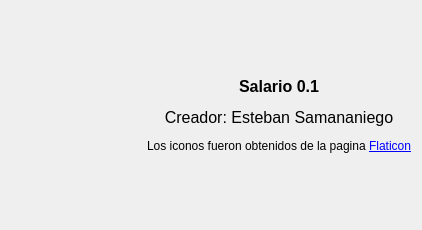
<?xml version="1.0" encoding="UTF-8"?>
<ui version="4.0">
 <class>Acerca_De</class>
 <widget class="QDialog" name="Acerca_De">
  <property name="geometry">
   <rect>
    <x>0</x>
    <y>0</y>
    <width>422</width>
    <height>230</height>
   </rect>
  </property>
  <property name="sizePolicy">
   <sizepolicy hsizetype="Fixed" vsizetype="Fixed">
    <horstretch>0</horstretch>
    <verstretch>0</verstretch>
   </sizepolicy>
  </property>
  <property name="minimumSize">
   <size>
    <width>400</width>
    <height>193</height>
   </size>
  </property>
  <property name="maximumSize">
   <size>
    <width>422</width>
    <height>230</height>
   </size>
  </property>
  <property name="windowTitle">
   <string>Acerca De</string>
  </property>
  <property name="windowIcon">
   <iconset resource="recursos.qrc">
    <normaloff>:/icono_ventana</normaloff>:/icono_ventana</iconset>
  </property>
  <layout class="QHBoxLayout" name="horizontalLayout">
   <item>
    <widget class="QWidget" name="widget" native="true">
     <property name="styleSheet">
      <string notr="true">image: url(:/icono_ventana);</string>
     </property>
    </widget>
   </item>
   <item>
    <widget class="QLabel" name="label">
     <property name="text">
      <string>&lt;html&gt;&lt;head/&gt;&lt;body&gt;&lt;p&gt;&lt;span style=&quot; font-size:12pt; font-weight:600;&quot;&gt;Salario 0.1&lt;/span&gt;&lt;/p&gt;&lt;p&gt;&lt;span style=&quot; font-size:12pt;&quot;&gt;Creador: Esteban Samananiego&lt;/span&gt;&lt;/p&gt;&lt;p&gt;&lt;span style=&quot; font-size:9pt;&quot;&gt;Los iconos fueron obtenidos de la pagina &lt;/span&gt;&lt;a href=&quot;https://www.flaticon.es/&quot;&gt;&lt;span style=&quot; font-size:9pt; text-decoration: underline; color:#0000ff;&quot;&gt;Flaticon&lt;/span&gt;&lt;/a&gt;&lt;/p&gt;&lt;/body&gt;&lt;/html&gt;</string>
     </property>
     <property name="alignment">
      <set>Qt::AlignCenter</set>
     </property>
    </widget>
   </item>
  </layout>
 </widget>
 <resources>
  <include location="recursos.qrc"/>
 </resources>
 <connections/>
</ui>
